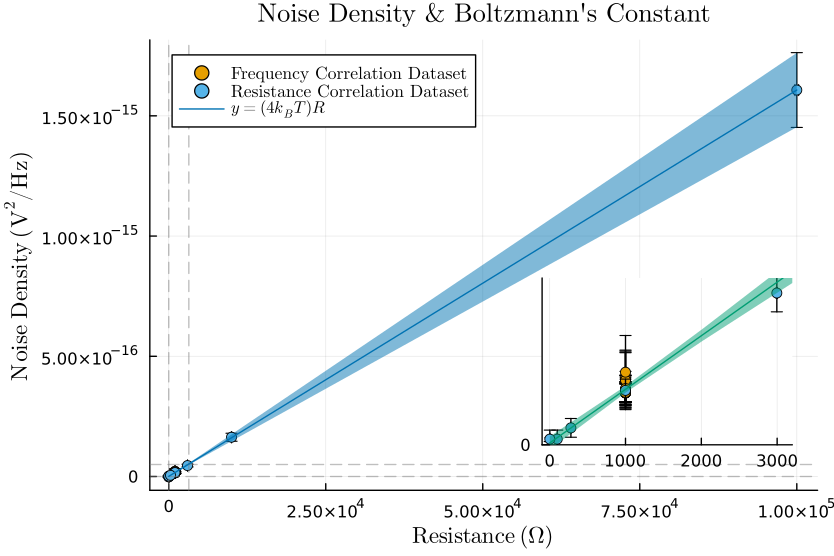

Source code (Julia):
include("frequency_dependence.jl")

theme(:wong)

function filter_column_outliers(df, column_name, threshold=10)
    data = df[!, column_name]
    weights = 1.0 ./ (uncertainty.(data) .^ 2)
    wmean = sum(weights .* value.(data)) / sum(weights)
    wstd = sqrt(1 / sum(weights))
    zscores = abs.((value.(data) .- wmean) ./ wstd)
    return df[zscores .<= threshold, :]
end

df.δF_normalised_V = df.Voltage ./ df.δF
df_resistance.δF_normalised_V = df_resistance.VJ2 ./ df_resistance.δF
df.all_normalised_V = df.Voltage ./ df.δF ./ df.Ri
df_resistance.all_normalised_V = df_resistance.VJ2 ./ df_resistance.δF ./ df_resistance.Rin


df_e1 = DataFrame(CSV.File("../data/dependence_on_frequency (CEXT).csv"))
df_e1 = df_e1[!, Not("Column8", "Rin (Ohm)", "Gain (HLE)")]
df_e1 = stack(df_e1, Not(:F1))
rename!(df_e1, :variable => :F2, :value => :Voltage)
df_e1.F1 = replace.(df_e1.F1, r"\s*\(Hz\)" => "")
df_e1.F2 = replace.(df_e1.F2, r"\s*\(kHz\)" => "")
df_e1.Ri .= (2.996e3 ± 2.996e3 * 0.09)u"Ω"
df_e1.δF = @. DDD.value * u"Hz" ± DDD.value * .05u"Hz"
df_e1.δF_normalised_V = df_e1.Voltage ./ df_e1.δF
df_e1.all_normalised_V = df_e1.Voltage ./ df_e1.δF ./ df_e1.Ri

df_e2 = DataFrame(CSV.File("../data/dependence_on_frequency (10k ohm).csv"))
df_e2 = df_e2[!, Not("Column8", "Rin (Ohm)", "Gain (HLE)")]
df_e2 = stack(df_e2, Not(:F1))
rename!(df_e2, :variable => :F2, :value => :Voltage)
df_e2.F1 = replace.(df_e2.F1, r"\s*\(Hz\)" => "")
df_e2.F2 = replace.(df_e2.F2, r"\s*\(kHz\)" => "")
df_e2.Ri .= (10_000 ± 10_000 * 0.001)u"Ω"
df_e2.δF = @. DDD.value * u"Hz" ± DDD.value * .05u"Hz"
df_e2.δF_normalised_V = df_e2.Voltage ./ df_e2.δF
df_e2.all_normalised_V = df_e2.Voltage ./ df_e2.δF ./ df_e1.Ri

f_df = filter_column_outliers(df, :all_normalised_V)
f_df_resistance = filter_column_outliers(df_resistance, :all_normalised_V, 1e5)
f_df_e1 = filter_column_outliers(df_e1, :all_normalised_V)
f_df_e2 = filter_column_outliers(df_e2, :all_normalised_V)

x = vcat( 
    ustrip.(f_df_resistance.Rin), 
    ustrip.(f_df.Ri),
         # ustrip.(f_df_e1.Ri), 
         # ustrip.(f_df_e2.Ri), 
         )

y = vcat( 
    ustrip.(f_df_resistance.δF_normalised_V), 
    ustrip.(f_df.δF_normalised_V),
         # ustrip.(f_df_e1.δF_normalised_V), 
         # ustrip.(f_df_e2.δF_normalised_V), 
         )

fit = curve_fit(LinearFit, x, y)

p = scatter(f_df.Ri, f_df.δF_normalised_V, label="Frequency Correlation Dataset", 
            titlefont = font(12,"Computer Modern"),
            legendfont = font(8,"Computer Modern"),
)
scatter!(f_df_resistance.Rin, f_df_resistance.δF_normalised_V, label="Resistance Correlation Dataset")
title!("Noise Density & Boltzmann's Constant")
xlabel!(L"\textrm{Resistance}~(\Omega)")
ylabel!(L"\textrm{Noise~Density}~\mathrm{(V^2 / Hz)}")

scatter!(p, f_df.Ri, f_df.δF_normalised_V, label="Frequency Correlation Dataset", xlims=[-100,3200], ylims=[0, 5e-17], legend=false, xlabel="", ylabel="", inset=bbox(0.05,0.5,0.3,0.3,:right), subplot=2)
scatter!(p, f_df_resistance.Rin, f_df_resistance.δF_normalised_V, label="Resistance Correlation Dataset", subplot=2)

vline!(p, [0, 3200], color=:gray, linestyle=:dash, linewidth=1, subplot=1, alpha=0.5, label="")
hline!(p, [0, 5e-17], color=:gray, linestyle=:dash, linewidth=1, subplot=1, alpha=0.5, label="")

grad = 1.56e-20 ± 1.6e-21 # b param from "fit"
kB = grad / (4 * temperature)

x_fit = range(minimum(x), maximum(x), length=100)
y_fit = fit.(x_fit)
plot!(value.(x_fit), value.(y_fit), ribbon=Measurements.uncertainty.(y_fit), label=L"y = (4 k_B T) R")
plot!(value.(x_fit), value.(y_fit), ribbon=Measurements.uncertainty.(y_fit), label=L"y = (4 k_B T) R", subplot=2)

p


# Chi-square calculation that properly handles units
# First, get the data with its original units preserved
measured_x_with_units = vcat(f_df_resistance.Rin, f_df.Ri)
measured_y_with_units = vcat(f_df_resistance.δF_normalised_V, f_df.δF_normalised_V)

# Create a theoretical model with proper units
# Boltzmann's constant in proper units
kB_val = ustrip(value(kB)) # Add appropriate units

# Calculate theoretical values based on the model (with units)
theoretical_values = @. 4 * kB_val * temperature * measured_x_with_units

# Extract values and uncertainties while preserving units
measured_vals = ustrip.(value.(measured_y_with_units))
measured_errs = ustrip.(uncertainty.(measured_y_with_units))
theoretical_vals = ustrip.(value.(theoretical_values))
# theoretical_errs = @. ustrip(theoretical_vals * (uncertainty(kB) / value(kB)))

# Now compute z-scores properly with compatible units
z_scores = @. (measured_vals - theoretical_vals) / sqrt(measured_errs^2)

# Calculate chi-squared from dimensionless z-scores
chi_squared = sum(ustrip.(z_scores).^2)
ndf = length(measured_y_with_units) - 1  # Degrees of freedom (n-1 for linear fit with 1 parameter)
chi_squared_reduced = chi_squared / ndf  # Reduced chi-square

# Print results
println("Boltzmann's constant: ", kB, " J/K")
println("Literature value: 1.380649e-23 J/K")
println("Chi-squared: ", chi_squared)
println("Reduced chi-squared: ", chi_squared_reduced)
println("Number of data points: ", length(measured_y_with_units))
println("Degrees of freedom: ", ndf)
